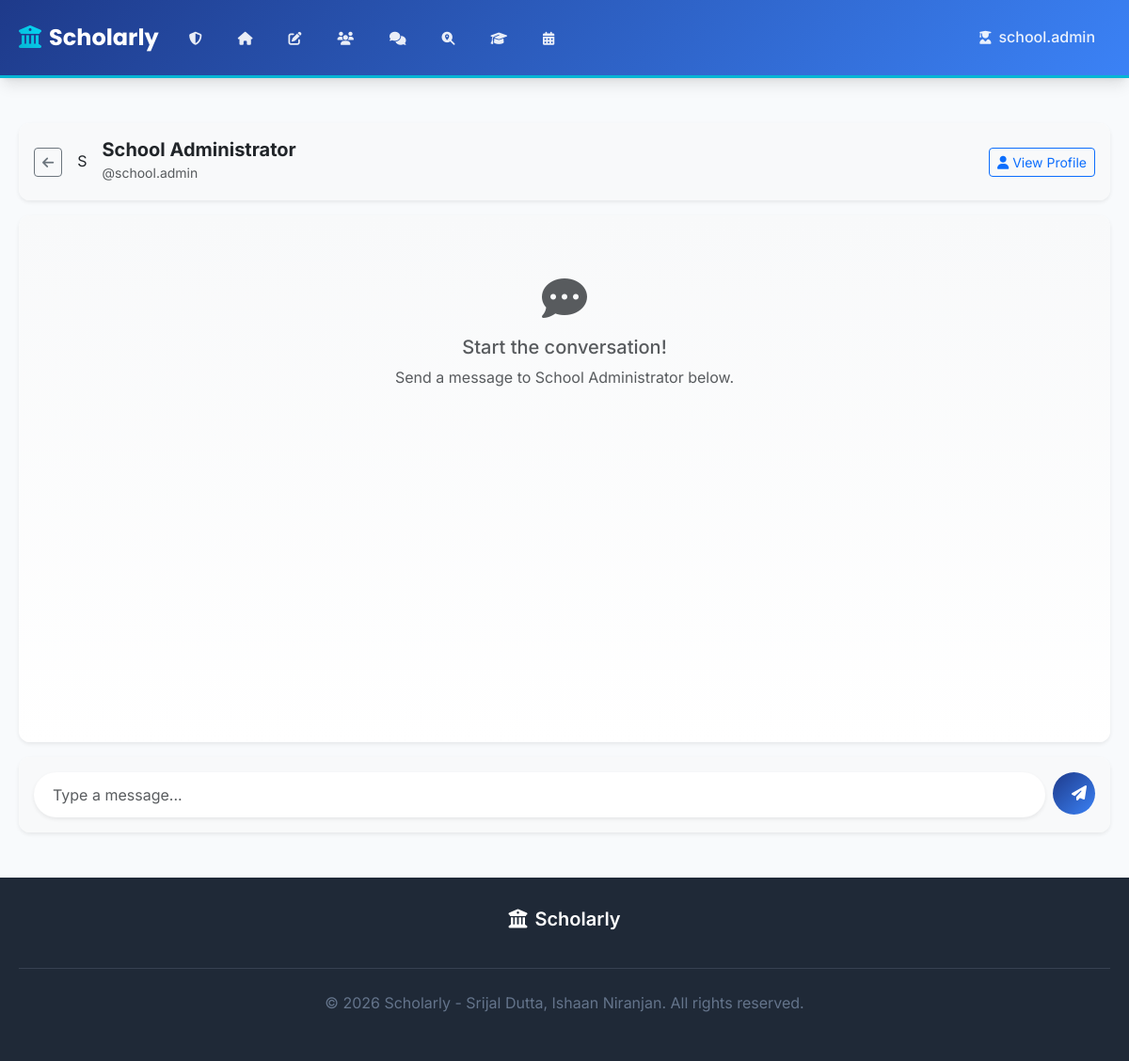
The app's page /message/school.admin (signed in) with its own data.
### models.py (models this page shows, shortened)
class User(db.Model):
    id = db.Column(db.Integer, primary_key=True)
    username = db.Column(db.String(64), unique=True, nullable=False)
    email = db.Column(db.String(120), unique=True, nullable=False)
    password_hash = db.Column(db.String(256), nullable=False)
    full_name = db.Column(db.String(100), nullable=False)
    bio = db.Column(db.Text, default='')
    is_admin = db.Column(db.Boolean, default=False, nullable=False)
    is_teacher = db.Column(db.Boolean, default=False, nullable=False)
    is_prefect = db.Column(db.Boolean, default=False, nullable=False)
    is_parent = db.Column(db.Boolean, default=False, nullable=False)  # New field for parents
    house = db.Column(db.String(20), nullable=True)  # St. Patrick, St. Raphael, St. Nicolas, St. Michael
    grade_level = db.Column(db.String(20))
    section = db.Column(db.String(1), nullable=True)  # A-I sections for both students and teachers
    subject_taught = db.Column(db.String(50), nullable=True)  # For teachers
    class_teacher_grade = db.Column(db.String(20), nullable=True)  # Grade this teacher is class teacher of
    class_teacher_section = db.Column(db.String(1), nullable=True)  # Section this teacher is class teacher of
    points = db.Column(db.Integer, default=0, nullable=False)  # Student points system - default 0
    is_limited = db.Column(db.Boolean, default=False, nullable=False)  # Limitation status
    limit_reason = db.Column(db.Text)  # Reason for limitation
    limit_start_date = db.Column(db.DateTime)  # When limitation started
    limit_end_date = db.Column(db.DateTime)  # When limitation expires (None for permanent)
    limited_by_id = db.Column(db.Integer, db.ForeignKey('user.id'))  # Admin who applied limitation
    date_created = db.Column(db.DateTime, default=get_ist_now)
    posts = db.relationship('Post', backref='author', lazy='select', cascade='all, delete-orphan')
    comments = db.relationship('Comment', backref='author', lazy='select', cascade='all, delete-orphan')
    likes = db.relationship('Like', backref='user', lazy='select', cascade='all, delete-orphan')
    sent_messages = db.relationship('DirectMessage', foreign_keys='DirectMessage.sender_id', backref='sender', lazy='select', cascade='all, delete-orphan')
    received_messages = db.relationship('DirectMessage', foreign_keys='DirectMessage.receiver_id', backref='receiver', lazy='select', cascade='all, delete-orphan')
    created_groups = db.relationship('Group', foreign_keys='Group.admin_id', backref='admin', lazy='select')
    group_memberships = db.relationship('GroupMembership', backref='user', lazy='select', cascade='all, delete-orphan')
    children_relations = db.relationship('ParentChild', foreign_keys='ParentChild.parent_id', backref='parent', lazy='select', cascade='all, delete-orphan')
    parent_relations = db.relationship('ParentChild', foreign_keys='ParentChild.child_id', backref='child', lazy='select', cascade='all, delete-orphan')
    limited_by = db.relationship('User', foreign_keys=[limited_by_id], remote_side=[id], backref='users_limited')
    def is_limited_currently(self):
        if not self.is_limited:
            return False

### routes.py (the view)
@app.route('/message/<username>')
def view_conversation(username):
    if 'user_id' not in session:
        flash('Please log in to view conversations.', 'error')
        return redirect(url_for('login'))
    current_user_id = session['user_id']
    other_user = User.query.filter_by(username=username).first_or_404()
    current_user = User.query.get(current_user_id)
    if current_user.is_parent:
        flash('Parents cannot access messaging conversations.', 'warning')
        return redirect(url_for('parent_dashboard'))
    messages = DirectMessage.query.filter(
        or_(
            and_(DirectMessage.sender_id == current_user_id, DirectMessage.receiver_id == other_user.id),
            and_(DirectMessage.sender_id == other_user.id, DirectMessage.receiver_id == current_user_id)
        )
    ).order_by(DirectMessage.date_sent.asc()).all()
    unread_messages = DirectMessage.query.filter_by(
        sender_id=other_user.id,
        receiver_id=current_user_id,
        is_read=False
    ).all()
    for msg in unread_messages:
        msg.is_read = True
    db.session.commit()
    return render_template('conversation.html', other_user=other_user, messages=messages, current_user=current_user)

### templates/conversation.html (shortened to what this page needs)
{% extends "base.html" %}
{% block content %}
<div class="row h-100">
    <div class="col-12">
        <div class="card mb-3 shadow-sm">
            <div class="card-body">
                <div class="d-flex align-items-center justify-content-between">
                    <div class="d-flex align-items-center">
                        <a href="{{ url_for('messages') }}" class="btn btn-sm btn-outline-secondary me-3">
                            <i class="fas fa-arrow-left"></i>
                        </a>
                        <div class="avatar-circle me-3">
                            {{ other_user.full_name[0].upper() }}
                        </div>
                        <div>
                            <h5 class="mb-0 fw-bold">
                                {{ other_user.full_name }}
                            </h5>
                            <small class="text-muted">@{{ other_user.username }}</small>
                        </div>
                    </div>
                    <a href="{{ url_for('view_user_profile', username=other_user.username) }}"
                       class="btn btn-sm btn-outline-primary">
                        <i class="fas fa-user me-1"></i>View Profile
                    </a>
                </div>
            </div>
        </div>
        <div class="card mb-3 shadow-sm" style="height: 70vh; min-height: 500px;">
            <div class="card-body overflow-auto p-3" id="messagesContainer" style="scroll-behavior: smooth; background: linear-gradient(to bottom, #f8f9fa, #ffffff);">
                {% if messages %}
                    {% for message in messages %}
                        {% if message.sender_id == session.user_id %}
                            <div class="d-flex justify-content-end mb-3">
                                <div class="position-relative">
                                    <div class="bg-primary text-white rounded-3 p-3 shadow-sm" style="max-width: 300px; min-width: 150px;">
                                        <div class="dropdown position-absolute" style="top: 5px; right: 5px;">
                                            <button class="btn btn-sm btn-link text-white p-0" type="button" data-bs-toggle="dropdown" style="opacity: 0.7;">
                                                <i class="fas fa-ellipsis-v"></i>
                                            </button>
                                            <ul class="dropdown-menu dropdown-menu-end">
                                                <li><a class="dropdown-item" href="#" onclick="editMessage({{ message.id }}, 'direct')"><i class="fas fa-edit me-2"></i>Edit</a></li>
                                                <li><a class="dropdown-item text-danger" href="#" onclick="deleteMessage({{ message.id }}, 'direct')"><i class="fas fa-trash me-2"></i>Delete</a></li>
                                            </ul>
                                        </div>
                                        <p class="mb-1" id="message-content-{{ message.id }}">{{ message.content }}</p>
                                        <div class="d-flex justify-content-between align-items-center">
                                            <small class="opacity-75">
                                                {{ message.date_sent.strftime('%I:%M %p') }}
                                                {% if message.is_edited %}<span class="ms-1">(edited)</span>{% endif %}
                                            </small>
                                            <i class="fas fa-check-double opacity-75" style="font-size: 0.8em;"></i>
                                        </div>
                                    </div>
                                </div>
                            </div>
                        {% else %}
                            <div class="d-flex justify-content-start mb-3">
                                <div class="avatar-circle-sm me-2 flex-shrink-0">
                                    {{ other_user.full_name[0].upper() }}
                                </div>
                                <div class="position-relative">
                                    {% if current_user.can_report_or_delete_user(message.sender) %}
                                    <div class="dropdown position-absolute" style="top: 5px; right: 5px; z-index: 10;">
                                        <button class="btn btn-sm btn-link text-muted p-0" type="button" data-bs-toggle="dropdown" style="opacity: 0.7;">
                                            <i class="fas fa-ellipsis-v"></i>
                                        </button>
                                        <ul class="dropdown-menu dropdown-menu-end">
                                            <li><a class="dropdown-item text-warning" href="#" onclick="reportContent('direct_message', {{ message.id }})"><i class="fas fa-flag me-2"></i>Report Message</a></li>
                                        </ul>
                                    </div>
                                    {% endif %}
                                    <div class="bg-white rounded-3 p-3 shadow-sm border" style="max-width: 300px; min-width: 150px;">
                                        <p class="mb-1">{{ message.content }}</p>
                                        <small class="text-muted">
                                            {{ message.date_sent.strftime('%I:%M %p') }}
                                            {% if message.is_edited %}<span class="ms-1">(edited)</span>{% endif %}
                                        </small>
                                    </div>
                                </div>
                            </div>
                        {% endif %}
                    {% endfor %}
                {% else %}
                    <div class="text-center py-5">
                        <i class="fas fa-comment-dots fa-3x text-muted mb-3"></i>
                        <h5 class="text-muted">Start the conversation!</h5>
                        <p class="text-muted">Send a message to {{ other_user.full_name }} below.</p>
                    </div>
                {% endif %}
            </div>
        </div>
        <div class="card shadow-sm">
            <div class="card-body p-3">
                <form method="POST" id="messageForm" onsubmit="return false;">
                    <div class="input-group">
                        <input type="text" class="form-control border-0 rounded-pill shadow-sm" name="content" id="messageInput"
                               placeholder="Type a message..." required autofocus style="padding: 12px 20px;">
                        <button type="submit" class="btn btn-primary rounded-circle ms-2" style="width: 45px; height: 45px;">
                            <i class="fas fa-paper-plane"></i>
                        </button>
                    </div>
                </form>
            </div>
        </div>
    </div>
</div>
{% endblock %}

### templates/base.html (shortened to what this page needs)
<!DOCTYPE html>
<html lang="en">
<head>
    <link href="https://cdn.jsdelivr.net/npm/bootstrap@5.3.0/dist/css/bootstrap.min.css" rel="stylesheet">
    <link rel="stylesheet" href="https://cdnjs.cloudflare.com/ajax/libs/font-awesome/6.5.0/css/all.min.css">
</head>
<body>
    {% if session.user_id %}
    <nav class="navbar navbar-expand-lg navbar-custom">
        <div class="container main-container">
            <a class="navbar-brand" href="{{ url_for('index') }}">
                <i class="fas fa-university"></i>Scholarly
            </a>
            <div class="collapse navbar-collapse" id="navbarNav">
                <ul class="navbar-nav me-auto">
                    {% if session.is_admin %}
                        <li class="nav-item dropdown">
                            <a class="nav-link dropdown-toggle" href="#" id="adminDropdown" role="button" data-bs-toggle="dropdown" aria-expanded="false">
                                <i class="fas fa-shield-alt"></i><span class="nav-text">Admin</span>
                            </a>
                        </li>
                    {% endif %}
                    {% if session.is_parent %}
                        <li class="nav-item">
                            <a class="nav-link" href="{{ url_for('parent_dashboard') }}">
                                <i class="fas fa-home"></i><span class="nav-text">Dashboard</span>
                            </a>
                        </li>
                    {% else %}
                        {% if can_access_social_features() %}
                            <li class="nav-item">
                                <a class="nav-link" href="{{ url_for('student_dashboard') }}">
                                    <i class="fas fa-home"></i><span class="nav-text">Social Feed</span>
                                </a>
                            </li>
                            <li class="nav-item">
                                <a class="nav-link" href="{{ url_for('create_post') }}">
                                    <i class="fas fa-edit"></i><span class="nav-text">Create Post</span>
                                </a>
                            </li>
                            <li class="nav-item">
                                <a class="nav-link" href="{{ url_for('groups') }}">
                                    <i class="fas fa-users"></i><span class="nav-text">Groups</span>
                                </a>
                            </li>
                            <li class="nav-item position-relative">
                                <a class="nav-link" href="{{ url_for('messages') }}">
                                    <i class="fas fa-comments"></i><span class="nav-text">Messages</span>
                                </a>
                            </li>
                        {% endif %}
                        <li class="nav-item">
                            <a class="nav-link" href="{{ url_for('lost_and_found') }}">
                                <i class="fas fa-search-location"></i><span class="nav-text">Lost & Found</span>
                            </a>
                        </li>
                    {% endif %}
                    {% if not session.is_parent %}
                    <li class="nav-item dropdown">
                        <a class="nav-link dropdown-toggle" href="#" id="academicDropdown" role="button" data-bs-toggle="dropdown" aria-expanded="false">
                            <i class="fas fa-graduation-cap"></i><span class="nav-text">Academic</span>
                        </a>
                    </li>
                    {% endif %}
                    <li class="nav-item dropdown">
                        <a class="nav-link dropdown-toggle" href="#" id="eventsDropdown" role="button" data-bs-toggle="dropdown" aria-expanded="false">
                            <i class="fas fa-calendar-alt"></i><span class="nav-text">Events</span>
                        </a>
                    </li>
                </ul>
                <ul class="navbar-nav">
                    <li class="nav-item dropdown">
                        <a class="nav-link dropdown-toggle d-flex align-items-center" href="#" role="button"
                           data-bs-toggle="dropdown" aria-expanded="false">
                            <i class="fas fa-user-graduate me-2"></i>
                            <span>{{ session.username }}</span>
                        </a>
                    </li>
                </ul>
            </div>
        </div>
    </nav>
    {% endif %}
    <main class="container main-container my-5">
        {% block content %}{% endblock %}
    </main>
    <footer class="footer">
        <div class="container main-container">
            <div class="footer-content">
                <div class="footer-section">
                    <h5 class="text-center"><i class="fas fa-university me-2"></i>Scholarly</h5>
                </div>
            </div>
            <div class="footer-bottom">
                <p>&copy; 2026 Scholarly - Srijal Dutta, Ishaan Niranjan. All rights reserved.</p>
            </div>
        </div>
    </footer>
</body>
</html>

### records on screen
User: username "school.admin", full_name "S", full_name "School Administrator"
